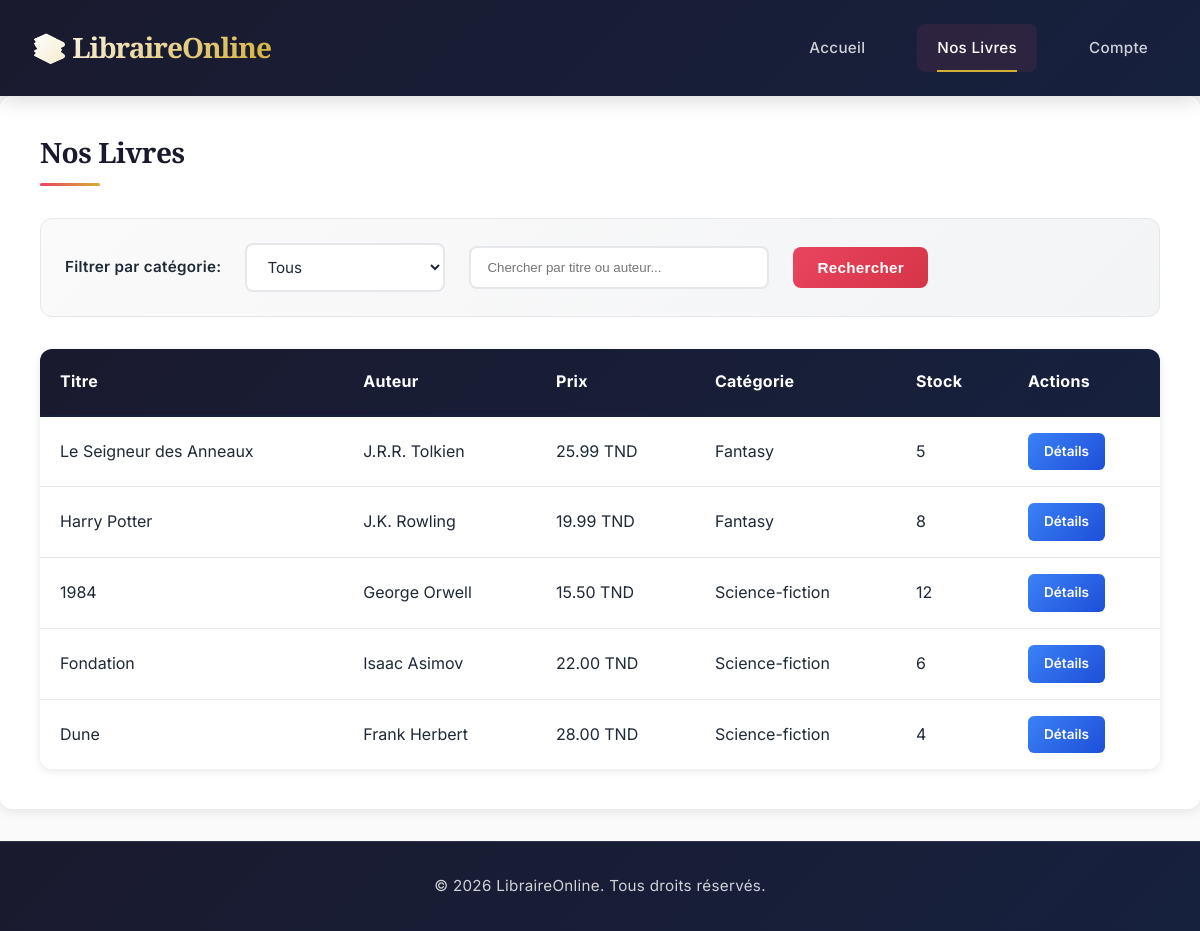
The page /books.php on the database its author committed.
### tables this page shows
CREATE TABLE IF NOT EXISTS books (
    id INT AUTO_INCREMENT PRIMARY KEY,
    titre VARCHAR(150) NOT NULL,
    auteur VARCHAR(100) NOT NULL,
    prix DECIMAL(10, 2) NOT NULL,
    description TEXT,
    categorie VARCHAR(50),
    stock INT DEFAULT 0,
    date_ajout TIMESTAMP DEFAULT CURRENT_TIMESTAMP
);

### books.php (the view, shortened to what this page needs)
<!DOCTYPE html>
<html>
<head>
    <link rel="stylesheet" href="style.css">
</head>
<body>
    <header>
        <div class="container">
            <h1>📚 LibraireOnline</h1>
            <nav>
                <a href="index.php">Accueil</a>
                <a href="books.php" class="active">Nos Livres</a>
                <a href="auth.php">Compte</a>
            </nav>
        </div>
    </header>
    <main>
        <section class="books-section">
            <h3>Nos Livres</h3>
            <div class="filter-container">
                <label>Filtrer par catégorie:</label>
                <select id="categoryFilter">
                    <option value="">Tous</option>
                </select>
                <input type="text" id="searchInput" placeholder="Chercher par titre ou auteur..." style="padding: 0.75rem 1rem; border: 2px solid var(--border); border-radius: 8px; min-width: 300px;">
                <button id="searchBtn" class="btn" style="padding: 0.75rem 1.5rem;">Rechercher</button>
            </div>
            <?php
            include("connexion.php");
            $sql = "SELECT * FROM books";
            $result = mysqli_query($conn, $sql);
            ?>
            <table class="books-table">
                <thead>
                <tr>
                    <th>Titre</th>
                    <th>Auteur</th>
                    <th>Prix</th>
                    <th>Catégorie</th>
                    <th>Stock</th>
                    <th>Actions</th>
                </tr>
                </thead>
                <tbody>
                <?php
                while($row = mysqli_fetch_assoc($result)) {
                    echo "<tr>";
                    echo "<td>" . $row['titre'] . "</td>";
                    echo "<td>" . $row['auteur'] . "</td>";
                    echo "<td>" . $row['prix'] . " TND</td>";
                    echo "<td>" . $row['categorie'] . "</td>";
                    echo "<td>" . $row['stock'] . "</td>";
                    echo "<td>
                        <a href='book_detail.php?id=" . $row['id'] . "' class='btn-small'>Détails</a>";
                    echo "</td>";
                    echo "</tr>";
                }
                ?>
                </tbody>
            </table>
        </section>
    </main>
    <footer>
        <p>&copy; 2026 LibraireOnline. Tous droits réservés.</p>
    </footer>
</body>
</html>

### rows shown on the page
books: titre "Le Seigneur des Anneaux", auteur "J.R.R. Tolkien", prix "25.99", categorie "Fantasy", stock "5"
books: titre "Harry Potter", auteur "J.K. Rowling", prix "19.99", categorie "Fantasy", stock "8"
books: titre "1984", auteur "George Orwell", prix "15.50", categorie "Science-fiction", stock "12"
books: titre "Fondation", auteur "Isaac Asimov", prix "22.00", categorie "Science-fiction", stock "6"
books: titre "Dune", auteur "Frank Herbert", prix "28.00", categorie "Science-fiction", stock "4"
